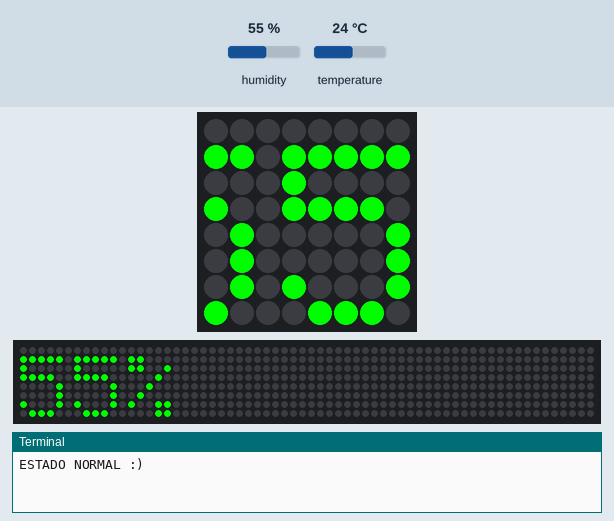
Simulated run of this program. Board: Raspberry Pi (BCM pin numbers) with a Sense HAT. Parts: the Sense HAT's 8×8 RGB LED matrix, a strip that is not on the board, showing the scrolling text unrolled, the last lines printed to the terminal. Inputs (shaded band) come from the test bench; at power-on: humidity 55 %, temperature 24 °C. Databases and web services accept everything at once and return nothing; the 64×8 strip is a reading aid, not a part: it shows the text the matrix is scrolling, unrolled, one strip-width of it at a time.

Above: at 7.9 s.
8.0 s: humidity set to 22 %
At 11.54 s:
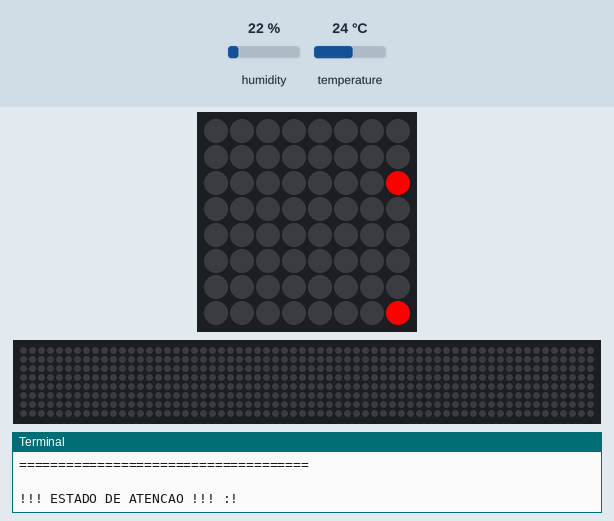
13.2 s: humidity set to 40 %
At 16.16 s:
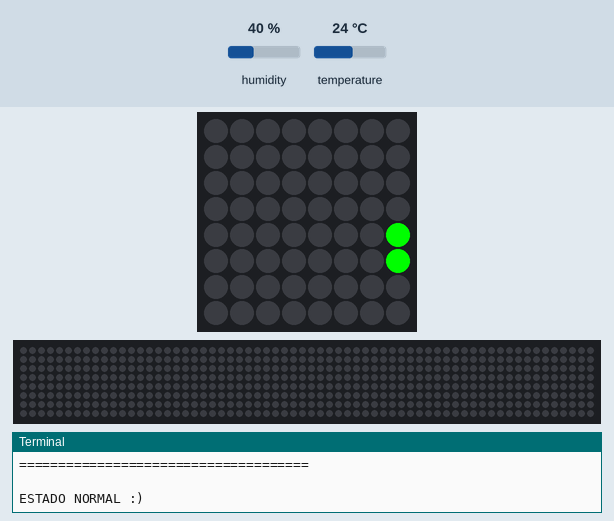
18.4 s: humidity set to 68 %
At 21.29 s:
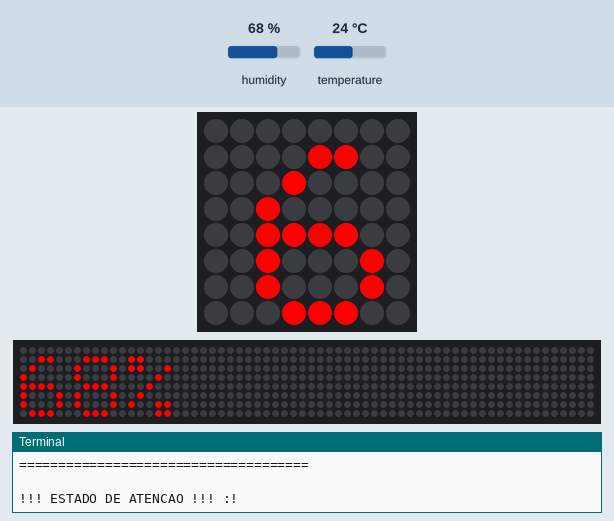

Measured:
- after the input at 8.0 s, the LEDs: first differ from a run without the input after 3.5 s (image 1)
- after the input at 13.2 s, the LEDs: first differ from a run without the input after 2.9 s (image 2)
- after the input at 18.4 s, the LEDs: first differ from a run without the input after 2.3 s (image 3 shows a later state)

The program:

smartCities.py
```python
from sense_emu import SenseHat
import time
import thingspeak

thing_id = "1220519"
thing_key = "FCWA8LQ9NTSXFISB"
thing_channel = thingspeak.Channel( thing_id , thing_key )

sense = SenseHat()
sense.show_message("SmartCities",text_colour=[0,0,255])

while True:

	temperature = sense.get_temperature()
	humidity = sense.get_humidity()

	formated_humidity = f'{int(humidity)}%'

	if( humidity >= 40 and humidity <= 60 ):
		print ("ESTADO NORMAL :)")
		sense.show_message(formated_humidity,text_colour=[0,255,0])
	else:
		print ("!!! ESTADO DE ATENCAO !!! :!")
		sense.show_message(formated_humidity,text_colour=[255,0,0])

	data = { 'field1':temperature, 'field2':humidity }

	if( thing_channel.update(data) ):
		print (F"TEMPERATURA: {temperature} C \nHUMIDADE: {formated_humidity}")
		print ("DADOS ENVIADOS COM SUCESSO PARA THINGSPEAK")
	else:
		print ("ERRO NAO FOI POSSIVEL ENVIAR OS DADOS")

	print ("\n=====================================\n")
	time.sleep(2)
```
